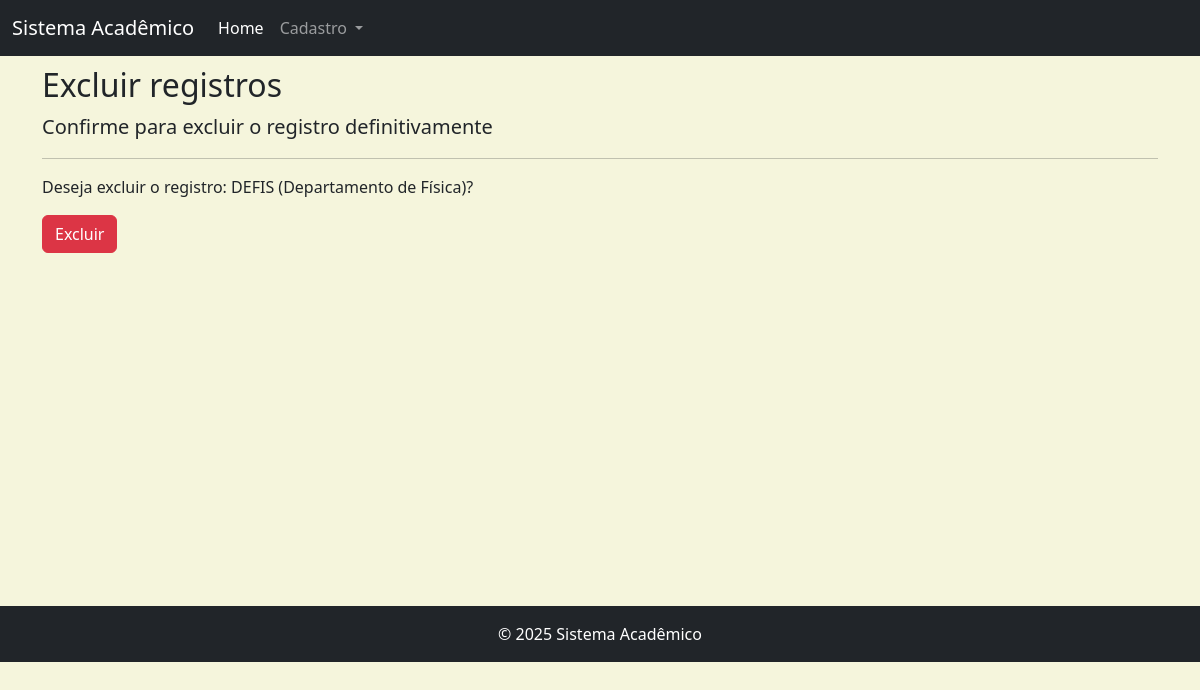
Before: /excluir/departamento/3/ with the older database file.
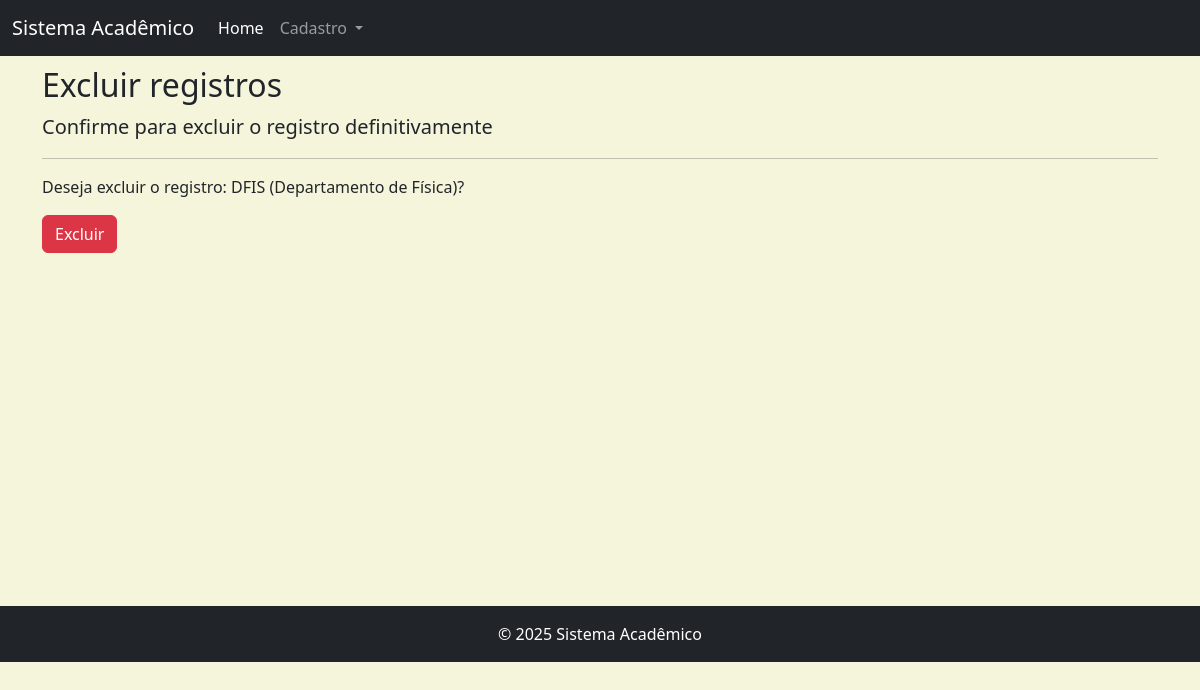
After: the same page with the newer database file.
### cadastros/models.py (models this page shows)
class Departamento(models.Model):
    nome = models.CharField(max_length=50)
    sigla = models.CharField(max_length=5)
    def __str__(self):
        return "{} ({})".format(self.sigla, self.nome)

### cadastros/views.py (the view)
class DepartamentoDelete(DeleteView):
    model = Departamento
    template_name = 'cadastros/form-excluir.html'
    success_url = reverse_lazy('listar-departamento')

### cadastros/templates/cadastros/form-excluir.html (shortened to what this page needs)
{% extends 'paginas/base.html' %}
{% load static %}
{% block conteudo %}
<h2>Excluir registros</h2>
<p class="lead">Confirme para excluir o registro definitivamente</p>
<hr>
<form action="" method="POST">
    <p>Deseja excluir o registro: {{ object }}?</p>
    <button type="submit" class="btn btn-danger">Excluir</button>
</form>
{% endblock %}

Changed rows visible on the page:
changed Departamento: sigla+nome "DEFIS (Departamento de Física)" → "DFIS (Departamento de Física)"
